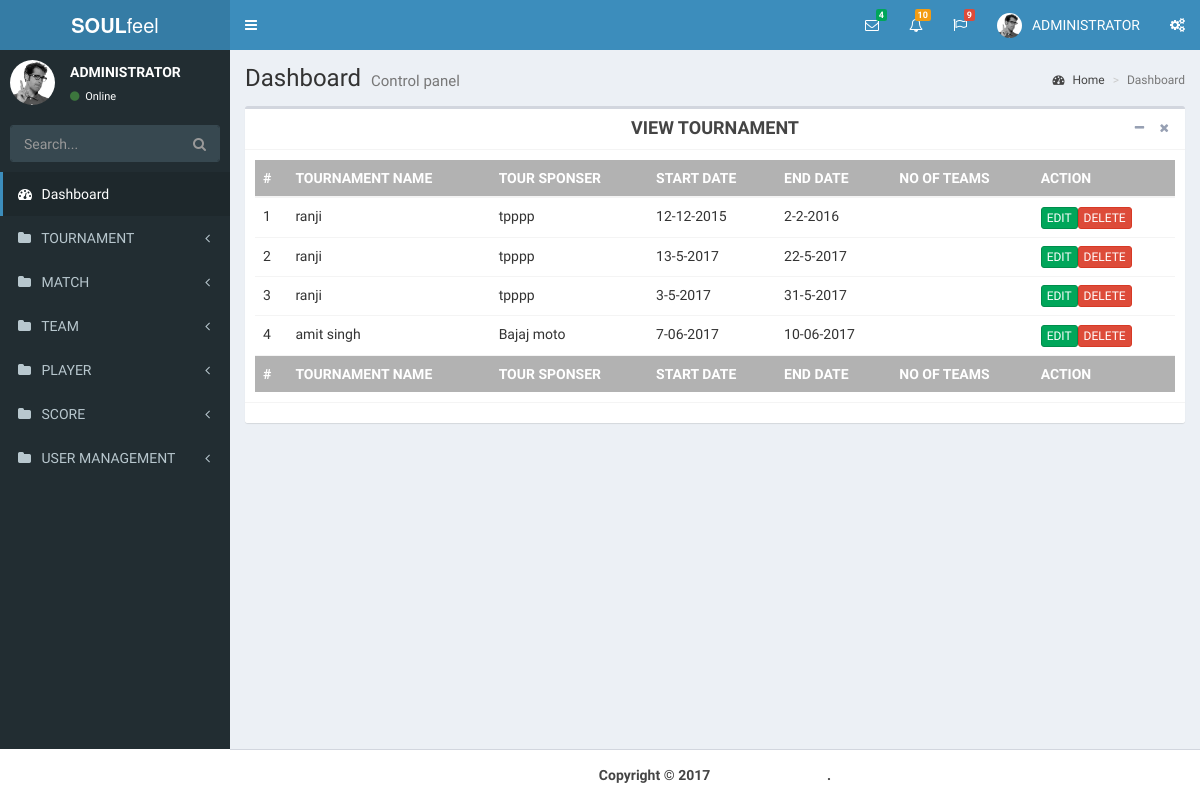
The page /cric_old_for_backup/index.php/tour/upcoming on the database as committed earlier.
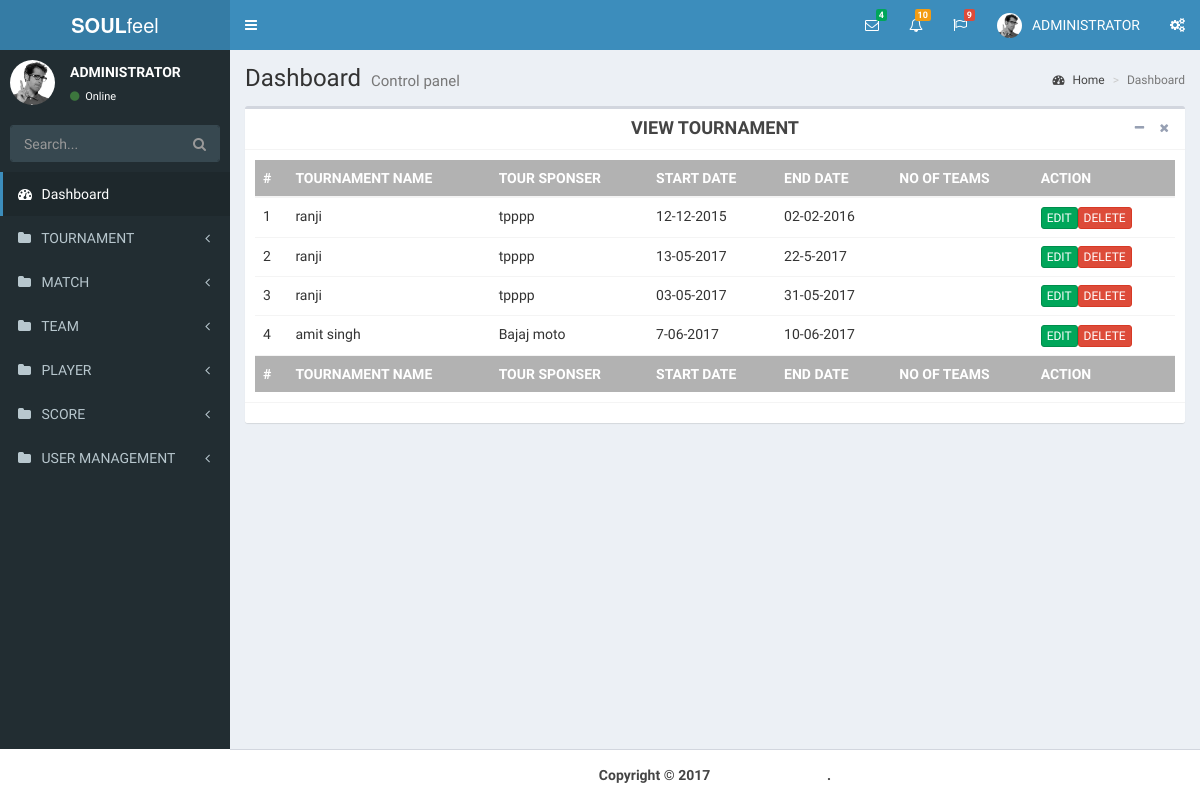
The same page on the database as committed later.
### tables this page shows
CREATE TABLE IF NOT EXISTS `tournament` (
  `intId` int(11) NOT NULL,
  `tour_name` varchar(100) NOT NULL,
  `tour_banner` varchar(100) NOT NULL,
  `tour_sponser` varchar(100) NOT NULL,
  `place` varchar(255) NOT NULL,
  `teams` text NOT NULL,
  `tour_start_date` varchar(100) NOT NULL,
  `tour_end_date` varchar(100) NOT NULL,
  `team_count` int(11) NOT NULL,
  `created_on` timestamp NOT NULL DEFAULT CURRENT_TIMESTAMP
);

### cric_old_for_backup/application/controllers/Tour.php (called while the page is built, shortened)
<?php
class Tour extends CI_Controller {
	public function upcoming()
	{
		$data['upcoming'] =$this->tournament_model->upcoming();
	}
}

### cric_old_for_backup/index.php (called while the page is built, shortened)
<?php
require_once BASEPATH.'core/CodeIgniter.php';

### cric_old_for_backup/application/models/Tournament_model.php (the view, shortened to what this page needs)
<?php
class Tournament_model extends CI_Model {
	function upcoming(){
		$this->db->select('*');
		$this->db->from('tournament');
		$query = $this->db->get();
		$data = $query->result_array();
		$str = '';
		$ii = 1;
		foreach($data as $value){
			$start_date1 = $value['tour_start_date'];
			$start_date1= (strtotime($start_date1));
			if($start_date1 < time() ){
					$str = $str. '<tr><td>'.$ii.'</td><td>'.$value['tour_name'].'</td><td>'.$value['tour_sponser'].'</td><td>'.$value['tour_start_date'].'</td><td>'.$value['tour_end_date'].'</td><td>'.$value['teams'].'</td><td><button class= "btn btn-success btn-xs"><a href= "'.base_url().$value['intId'].'" >EDIT</a></button><button class= "btn btn-danger btn-xs"><a href= "'.base_url().$value['intId'].'" >DELETE</a></button></td></tr>';
			$ii++;
			}
		}
		return $str;
	}
}

Rows that differ between the two databases and show on the page:
changed tournament (number 1 of 4 on the later page): tour_end_date "2-2-2016" → "02-02-2016"
changed tournament (number 2 of 4 on the later page): tour_start_date "13-5-2017" → "13-05-2017"
changed tournament (number 3 of 4 on the later page): tour_start_date "3-5-2017" → "03-05-2017"; tour_end_date "31-5-2017" → "31-05-2017"
